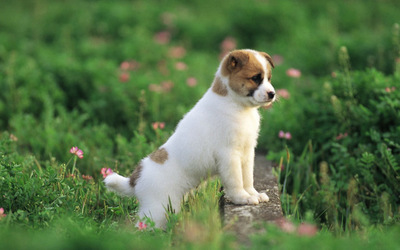
#> input picture lesson9/dog.jpg, 400 x 250 px
$ python L9_CNN_principles.py
#> lines starting #> are read from the running program, lines starting #| are printed output that depends on the picture; long printed decimals are rounded
# Lecture-09: CNN Principles how computer recognize images.

from PIL import Image
import numpy as np
import matplotlib.pyplot as plt
from icecream import ic


def conv(image, filters, stride=1):
    conv_results = [conv_(image, f, stride) for f in filters]

    return np.array(conv_results)


def conv_(image, filter, stride=1):
    height = image.shape[0] - filter.shape[0] + 1
    width = image.shape[1] - filter.shape[1] + 1

    conv_result = np.zeros(shape=(height // stride, width // stride))

    for h in range(0, height, stride):
        for w in range(0, width, stride):
            window = image[h: h + filter.shape[0], w: w + filter.shape[1], :]
            conv_result[h][w] = np.sum(np.multiply(window, filter))
            # np.max(window) => max pooling
            # np.mean(window) => mean pooling

    return conv_result


if __name__ == '__main__':
    dog = Image.open('dog.jpg')
#> dog is the input picture: PIL image 400x250 RGB; mean R, G, B 88.2, 115.4, 71.7

    dog = np.array(dog)

    plt.imshow(dog)

    filter_ = np.array([
        [1, 0, -1],
        [1, 0, -1],
        [1, 0, -1],
    ])

    filter_2 = np.array([
        [1, 1, 1],
        [0, 0, 0],
        [-1, -1, -1]
    ])

    ic(dog.shape)

    dog_convs = conv(dog, [filter_, filter_2])
#> after the loop in conv_, `for h in range(0, height, stride):`:
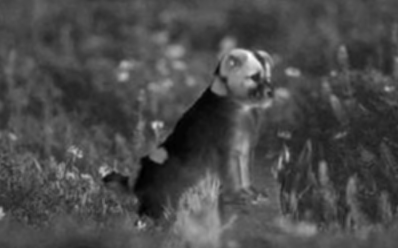
#> conv_result: shape (248, 398) float64; min -220, max 1033, mean 148.1; drawn with min black and max white
#> call 2 of conv_, with filter = array of shape (3, 3), stride = 1
#> after the loop in conv_ (call 2), `for h in range(0, height, stride):`:
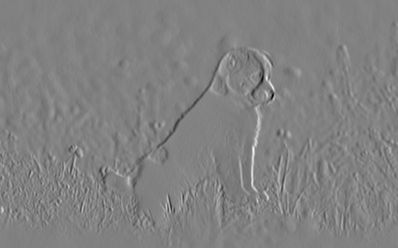
#> conv_result: shape (248, 398) float64; min -1774, max 1717, mean 0.5; drawn with min black and max white
#> in conv, `conv_results = [conv_(image, f, stride) for f in filters]`: conv_results = 2 items

    ic(dog_convs.shape)

    flatten = dog_convs.reshape(1, -1)

    outputs = np.matmul(flatten, np.random.random(size=(flatten.shape[1], 5)))
#> outputs = [[7342343.6, 7308819.3, 7330711.8, 7353674.8, 7339408.1]]

    print(outputs)
#| [[7342343.648 7308819.286 7330711.819 7353674.815
#|   7339408.060]]
